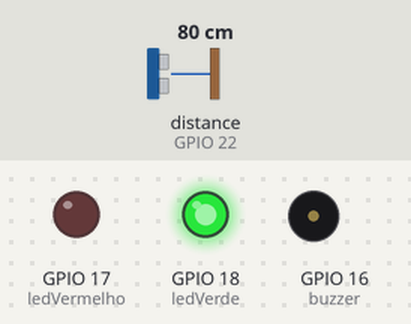
Bench run of a sketch on a simulated ESP32. Shown: output pins drawn as LEDs (lit = HIGH), buzzer (waves = sounding, pin HIGH). Wiring (from diagram.json): ultrasonic range finder: trigger GPIO 23; echo GPIO 22. The test bench sets the inputs (shaded band); at power-on: distance to the obstacle (sensor on GPIO 22) 80 cm. The echo pulse lasts 58.3 µs per cm; pins used as bus, display or sensor lines are not drawn; what the sketch prints to the serial monitor is not drawn.

Above: at 1.3 s.
1.4 s: distance to the obstacle (sensor on GPIO 22) set to 250 cm
Timing chart, 0 to 4.4 s (numbered marks = the images above; inputs shaded):
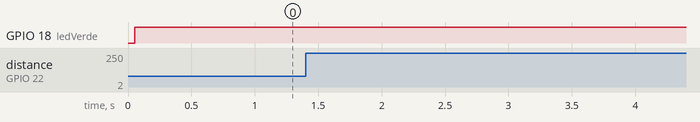

Measured:
- after the input at 1.4 s, every drawn part: stays the same

The sketch:

sketch.ino
```cpp
// Economizador de Água e Energia para o Império
// Desenvolvido para a manutenção da ordem e economia na galáxia

// Definição dos pinos
const int trigPin = 23;
const int echoPin = 22;
const int ledVerde = 18;
const int ledVermelho = 17;
const int buzzer = 16;

// Definição das notas musicais para a Marcha Imperial
#define NOTE_A4  440
#define NOTE_F4  349
#define NOTE_C5  523
#define NOTE_G5  784

// Configurações de tempo
const unsigned long TEMPO_LIMITE_BANHO = 5 * 60 * 1000; // 5 minutos
const unsigned long TEMPO_LIMITE_AUSENCIA = 1 * 60 * 1000; // 1 minuto

// Variáveis de controle
bool pessoaPresente = false;
unsigned long tempoInicio = 0;
unsigned long tempoSemPresenca = 0;

// Melodia da Marcha Imperial
int melodia[] = {
  NOTE_A4, NOTE_A4, NOTE_A4, NOTE_F4, NOTE_C5,
  NOTE_A4, NOTE_F4, NOTE_C5, NOTE_A4
};

int duracoes[] = {
  2, 2, 2, 4, 8,
  2, 4, 8, 1
};

// Função para tocar a Marcha Imperial
void tocarMarchaimperial() {
  int tamanhoMelodia = sizeof(melodia) / sizeof(melodia[0]);

  for (int i = 0; i < tamanhoMelodia; i++) {
    int duracaoNota = 1000 / duracoes[i];
    tone(buzzer, melodia[i], duracaoNota);
    delay(duracaoNota * 1.3);
    noTone(buzzer);
  }
}

void setup() {
  // Inicialização da comunicação serial
  Serial.begin(9600);

  // Configuração dos pinos
  pinMode(trigPin, OUTPUT);
  pinMode(echoPin, INPUT);
  pinMode(ledVerde, OUTPUT);
  pinMode(ledVermelho, OUTPUT);
  pinMode(buzzer, OUTPUT);

  // Estado inicial dos componentes
  digitalWrite(ledVerde, LOW);
  digitalWrite(ledVermelho, LOW);
  digitalWrite(buzzer, LOW);

  Serial.println("Sistema iniciado - aguardando presença.");
}

void loop() {
  int distancia = calcularDistancia();

  if (distancia > 0 && distancia <= 150) { //150 centimetros para o acionamento do trigger
    tratarPresenca();
  } else {
    tratarAusencia();
  }

  delay(500);
}

// Função para calcular a distância usando o sensor ultrassônico
int calcularDistancia() {
  digitalWrite(trigPin, LOW);
  delayMicroseconds(2);
  digitalWrite(trigPin, HIGH);
  delayMicroseconds(10);
  digitalWrite(trigPin, LOW);

  long duration = pulseIn(echoPin, HIGH);
  return duration * 0.034 / 2;
}

// Função para tratar a presença detectada
void tratarPresenca() {
  if (!pessoaPresente) {
    pessoaPresente = true;
    tempoInicio = millis();
    Serial.println("Pessoa detectada no banho. Timer iniciado.");
  }

  unsigned long tempoAtual = millis() - tempoInicio;
  Serial.print("Tempo de banho: ");
  Serial.print(tempoAtual / 1000);
  Serial.println(" segundos");

  if (tempoAtual >= TEMPO_LIMITE_BANHO) {
    digitalWrite(ledVerde, LOW);
    digitalWrite(ledVermelho, HIGH);
    tocarMarchaimperial(); // Toca a melodia da Marcha Imperial
    Serial.println("Tempo excedido! Aviso acionado.");
  } else {
    digitalWrite(ledVerde, HIGH);
    digitalWrite(ledVermelho, LOW);
  }

  tempoSemPresenca = 0;
}

// Função para tratar a ausência detectada
void tratarAusencia() {
  if (pessoaPresente) {
    if (tempoSemPresenca == 0) {
      tempoSemPresenca = millis();
      Serial.println("Pessoa saiu do alcance do sensor.");
    } else if (millis() - tempoSemPresenca >= TEMPO_LIMITE_AUSENCIA) {
      pessoaPresente = false;
      tempoInicio = 0;
      digitalWrite(ledVerde, LOW);
      digitalWrite(ledVermelho, LOW);
      Serial.println("Timer resetado. Sistema aguardando nova detecção.");
    }
  }
}
```
